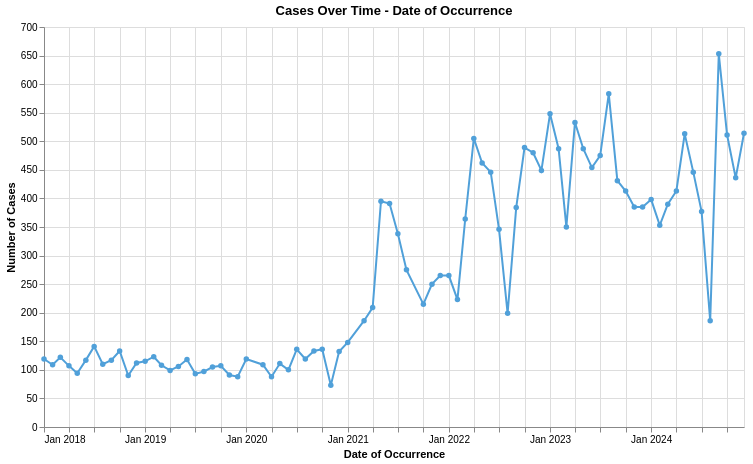

The code cell stored with this chart in its notebook:
### Code cell
time_series_data = (
    df_cleaned
    .filter(pl.col('Cleaned Date').is_not_null())  # Remove null dates
    .with_columns(
        pl.col('Cleaned Date').str.to_date("%m/%d/%Y").alias('Date_parsed')  # Convert to actual date
    )
    .filter(pl.col('Date_parsed').dt.year().is_between(2018, 2024)) 
    .with_columns(
        pl.col('Date_parsed').dt.truncate('1mo').alias('Month')
    )
    .group_by('Month')
    .len()
    .sort('Month')
    .rename({'len': 'Case Count'})
)

# Create the time series chart
time_series_chart = alt.Chart(time_series_data).mark_line(
    point=True,
    strokeWidth=2
).encode(
    x=alt.X('Month:T', 
            title='Date of Occurrence',
            axis=alt.Axis(format='%b %Y')  # Format as "Jan 2021"
    ),
    y=alt.Y('Case Count:Q', 
            title='Number of Cases'
    ),
    color=alt.value("#50a0d9"),
    tooltip=[
        alt.Tooltip('Month:T', format='%B %d, %Y', title='Date'),
        alt.Tooltip('Case Count:Q', title='Cases')
    ]
).properties(
    width=700,
    height=400,
    title='Cases Over Time - Date of Occurrence'
)

time_series_chart

### Figure 1 — Vega specification as saved in the notebook (floating-point values rounded to 4 significant figures)
{"$schema": "https://vega.github.io/schema/vega/v5.json", "data": [{"name": "source_0", "values": [{"Case Count": 119, "Month": "2018-01-01T00:00:00.000"}, {"Case Count": 109, "Month": "2018-02-01T00:00:00.000"}, {"Case Count": 122, "Month": "2018-03-01T00:00:00.000"}, {"Case Count": 107, "Month": "2018-04-01T00:00:00.000"}, {"Case Count": 94, "Month": "2018-05-01T00:00:00.000"}, {"Case Count": 117, "Month": "2018-06-01T00:00:00.000"}, {"Case Count": 141, "Month": "2018-07-01T00:00:00.000"}, {"Case Count": 110, "Month": "2018-08-01T00:00:00.000"}, {"Case Count": 117, "Month": "2018-09-01T00:00:00.000"}, {"Case Count": 133, "Month": "2018-10-01T00:00:00.000"}, {"Case Count": 90, "Month": "2018-11-01T00:00:00.000"}, {"Case Count": 112, "Month": "2018-12-01T00:00:00.000"}, {"Case Count": 115, "Month": "2019-01-01T00:00:00.000"}, {"Case Count": 123, "Month": "2019-02-01T00:00:00.000"}, {"Case Count": 108, "Month": "2019-03-01T00:00:00.000"}, {"Case Count": 99, "Month": "2019-04-01T00:00:00.000"}, {"Case Count": 106, "Month": "2019-05-01T00:00:00.000"}, {"Case Count": 118, "Month": "2019-06-01T00:00:00.000"}, {"Case Count": 93, "Month": "2019-07-01T00:00:00.000"}, {"Case Count": 97, "Month": "2019-08-01T00:00:00.000"}, {"Case Count": 105, "Month": "2019-09-01T00:00:00.000"}, {"Case Count": 107, "Month": "2019-10-01T00:00:00.000"}, {"Case Count": 91, "Month": "2019-11-01T00:00:00.000"}, {"Case Count": 88, "Month": "2019-12-01T00:00:00.000"}, {"Case Count": 119, "Month": "2020-01-01T00:00:00.000"}, {"Case Count": 109, "Month": "2020-03-01T00:00:00.000"}, {"Case Count": 88, "Month": "2020-04-01T00:00:00.000"}, {"Case Count": 111, "Month": "2020-05-01T00:00:00.000"}, {"Case Count": 100, "Month": "2020-06-01T00:00:00.000"}, {"Case Count": 136, "Month": "2020-07-01T00:00:00.000"}, {"Case Count": 119, "Month": "2020-08-01T00:00:00.000"}, {"Case Count": 133, "Month": "2020-09-01T00:00:00.000"}, {"Case Count": 136, "Month": "2020-10-01T00:00:00.000"}, {"Case Count": 73, "Month": "2020-11-01T00:00:00.000"}, {"Case Count": 132, "Month": "2020-12-01T00:00:00.000"}, {"Case Count": 148, "Month": "2021-01-01T00:00:00.000"}, {"Case Count": 186, "Month": "2021-03-01T00:00:00.000"}, {"Case Count": 209, "Month": "2021-04-01T00:00:00.000"}, {"Case Count": 395, "Month": "2021-05-01T00:00:00.000"}, {"Case Count": 391, "Month": "2021-06-01T00:00:00.000"}, {"Case Count": 338, "Month": "2021-07-01T00:00:00.000"}, {"Case Count": 275, "Month": "2021-08-01T00:00:00.000"}, {"Case Count": 215, "Month": "2021-10-01T00:00:00.000"}, {"Case Count": 250, "Month": "2021-11-01T00:00:00.000"}, {"Case Count": 265, "Month": "2021-12-01T00:00:00.000"}, {"Case Count": 265, "Month": "2022-01-01T00:00:00.000"}, {"Case Count": 223, "Month": "2022-02-01T00:00:00.000"}, {"Case Count": 364, "Month": "2022-03-01T00:00:00.000"}, {"Case Count": 505, "Month": "2022-04-01T00:00:00.000"}, {"Case Count": 462, "Month": "2022-05-01T00:00:00.000"}, {"Case Count": 446, "Month": "2022-06-01T00:00:00.000"}, {"Case Count": 346, "Month": "2022-07-01T00:00:00.000"}, {"Case Count": 199, "Month": "2022-08-01T00:00:00.000"}, {"Case Count": 384, "Month": "2022-09-01T00:00:00.000"}, {"Case Count": 489, "Month": "2022-10-01T00:00:00.000"}, {"Case Count": 480, "Month": "2022-11-01T00:00:00.000"}, {"Case Count": 449, "Month": "2022-12-01T00:00:00.000"}, {"Case Count": 548, "Month": "2023-01-01T00:00:00.000"}, {"Case Count": 487, "Month": "2023-02-01T00:00:00.000"}, {"Case Count": 350, "Month": "2023-03-01T00:00:00.000"}, {"Case Count": 533, "Month": "2023-04-01T00:00:00.000"}, {"Case Count": 487, "Month": "2023-05-01T00:00:00.000"}, {"Case Count": 454, "Month": "2023-06-01T00:00:00.000"}, {"Case Count": 475, "Month": "2023-07-01T00:00:00.000"}, {"Case Count": 583, "Month": "2023-08-01T00:00:00.000"}, {"Case Count": 431, "Month": "2023-09-01T00:00:00.000"}, {"Case Count": 413, "Month": "2023-10-01T00:00:00.000"}, {"Case Count": 385, "Month": "2023-11-01T00:00:00.000"}, {"Case Count": 385, "Month": "2023-12-01T00:00:00.000"}, {"Case Count": 398, "Month": "2024-01-01T00:00:00.000"}, {"Case Count": 353, "Month": "2024-02-01T00:00:00.000"}, {"Case Count": 390, "Month": "2024-03-01T00:00:00.000"}, {"Case Count": 413, "Month": "2024-04-01T00:00:00.000"}, {"Case Count": 513, "Month": "2024-05-01T00:00:00.000"}, {"Case Count": 446, "Month": "2024-06-01T00:00:00.000"}, {"Case Count": 377, "Month": "2024-07-01T00:00:00.000"}, {"Case Count": 186, "Month": "2024-08-01T00:00:00.000"}, {"Case Count": 653, "Month": "2024-09-01T00:00:00.000"}, {"Case Count": 511, "Month": "2024-10-01T00:00:00.000"}, {"Case Count": 436, "Month": "2024-11-01T00:00:00.000"}, {"Case Count": 514, "Month": "2024-12-01T00:00:00.000"}], "transform": [{"type": "formula", "expr": "toDate(datum['Month'])", "as": "Month"}]}, {"name": "data_0", "values": [{"Case Count": 119, "Month": "2018-01-01T00:00:00.000"}, {"Case Count": 109, "Month": "2018-02-01T00:00:00.000"}, {"Case Count": 122, "Month": "2018-03-01T00:00:00.000"}, {"Case Count": 107, "Month": "2018-04-01T00:00:00.000"}, {"Case Count": 94, "Month": "2018-05-01T00:00:00.000"}, {"Case Count": 117, "Month": "2018-06-01T00:00:00.000"}, {"Case Count": 141, "Month": "2018-07-01T00:00:00.000"}, {"Case Count": 110, "Month": "2018-08-01T00:00:00.000"}, {"Case Count": 117, "Month": "2018-09-01T00:00:00.000"}, {"Case Count": 133, "Month": "2018-10-01T00:00:00.000"}, {"Case Count": 90, "Month": "2018-11-01T00:00:00.000"}, {"Case Count": 112, "Month": "2018-12-01T00:00:00.000"}, {"Case Count": 115, "Month": "2019-01-01T00:00:00.000"}, {"Case Count": 123, "Month": "2019-02-01T00:00:00.000"}, {"Case Count": 108, "Month": "2019-03-01T00:00:00.000"}, {"Case Count": 99, "Month": "2019-04-01T00:00:00.000"}, {"Case Count": 106, "Month": "2019-05-01T00:00:00.000"}, {"Case Count": 118, "Month": "2019-06-01T00:00:00.000"}, {"Case Count": 93, "Month": "2019-07-01T00:00:00.000"}, {"Case Count": 97, "Month": "2019-08-01T00:00:00.000"}, {"Case Count": 105, "Month": "2019-09-01T00:00:00.000"}, {"Case Count": 107, "Month": "2019-10-01T00:00:00.000"}, {"Case Count": 91, "Month": "2019-11-01T00:00:00.000"}, {"Case Count": 88, "Month": "2019-12-01T00:00:00.000"}, {"Case Count": 119, "Month": "2020-01-01T00:00:00.000"}, {"Case Count": 109, "Month": "2020-03-01T00:00:00.000"}, {"Case Count": 88, "Month": "2020-04-01T00:00:00.000"}, {"Case Count": 111, "Month": "2020-05-01T00:00:00.000"}, {"Case Count": 100, "Month": "2020-06-01T00:00:00.000"}, {"Case Count": 136, "Month": "2020-07-01T00:00:00.000"}, {"Case Count": 119, "Month": "2020-08-01T00:00:00.000"}, {"Case Count": 133, "Month": "2020-09-01T00:00:00.000"}, {"Case Count": 136, "Month": "2020-10-01T00:00:00.000"}, {"Case Count": 73, "Month": "2020-11-01T00:00:00.000"}, {"Case Count": 132, "Month": "2020-12-01T00:00:00.000"}, {"Case Count": 148, "Month": "2021-01-01T00:00:00.000"}, {"Case Count": 186, "Month": "2021-03-01T00:00:00.000"}, {"Case Count": 209, "Month": "2021-04-01T00:00:00.000"}, {"Case Count": 395, "Month": "2021-05-01T00:00:00.000"}, {"Case Count": 391, "Month": "2021-06-01T00:00:00.000"}, {"Case Count": 338, "Month": "2021-07-01T00:00:00.000"}, {"Case Count": 275, "Month": "2021-08-01T00:00:00.000"}, {"Case Count": 215, "Month": "2021-10-01T00:00:00.000"}, {"Case Count": 250, "Month": "2021-11-01T00:00:00.000"}, {"Case Count": 265, "Month": "2021-12-01T00:00:00.000"}, {"Case Count": 265, "Month": "2022-01-01T00:00:00.000"}, {"Case Count": 223, "Month": "2022-02-01T00:00:00.000"}, {"Case Count": 364, "Month": "2022-03-01T00:00:00.000"}, {"Case Count": 505, "Month": "2022-04-01T00:00:00.000"}, {"Case Count": 462, "Month": "2022-05-01T00:00:00.000"}, {"Case Count": 446, "Month": "2022-06-01T00:00:00.000"}, {"Case Count": 346, "Month": "2022-07-01T00:00:00.000"}, {"Case Count": 199, "Month": "2022-08-01T00:00:00.000"}, {"Case Count": 384, "Month": "2022-09-01T00:00:00.000"}, {"Case Count": 489, "Month": "2022-10-01T00:00:00.000"}, {"Case Count": 480, "Month": "2022-11-01T00:00:00.000"}, {"Case Count": 449, "Month": "2022-12-01T00:00:00.000"}, {"Case Count": 548, "Month": "2023-01-01T00:00:00.000"}, {"Case Count": 487, "Month": "2023-02-01T00:00:00.000"}, {"Case Count": 350, "Month": "2023-03-01T00:00:00.000"}, {"Case Count": 533, "Month": "2023-04-01T00:00:00.000"}, {"Case Count": 487, "Month": "2023-05-01T00:00:00.000"}, {"Case Count": 454, "Month": "2023-06-01T00:00:00.000"}, {"Case Count": 475, "Month": "2023-07-01T00:00:00.000"}, {"Case Count": 583, "Month": "2023-08-01T00:00:00.000"}, {"Case Count": 431, "Month": "2023-09-01T00:00:00.000"}, {"Case Count": 413, "Month": "2023-10-01T00:00:00.000"}, {"Case Count": 385, "Month": "2023-11-01T00:00:00.000"}, {"Case Count": 385, "Month": "2023-12-01T00:00:00.000"}, {"Case Count": 398, "Month": "2024-01-01T00:00:00.000"}, {"Case Count": 353, "Month": "2024-02-01T00:00:00.000"}, {"Case Count": 390, "Month": "2024-03-01T00:00:00.000"}, {"Case Count": 413, "Month": "2024-04-01T00:00:00.000"}, {"Case Count": 513, "Month": "2024-05-01T00:00:00.000"}, {"Case Count": 446, "Month": "2024-06-01T00:00:00.000"}, {"Case Count": 377, "Month": "2024-07-01T00:00:00.000"}, {"Case Count": 186, "Month": "2024-08-01T00:00:00.000"}, {"Case Count": 653, "Month": "2024-09-01T00:00:00.000"}, {"Case Count": 511, "Month": "2024-10-01T00:00:00.000"}, {"Case Count": 436, "Month": "2024-11-01T00:00:00.000"}, {"Case Count": 514, "Month": "2024-12-01T00:00:00.000"}], "transform": [{"type": "formula", "expr": "toDate(datum['Month'])", "as": "Month"}]}], "marks": [{"type": "line", "name": "layer_0_marks", "from": {"data": "source_0"}, "sort": {"field": "x"}, "encode": {"update": {"x": {"field": "Month", "scale": "x"}, "y": {"field": "Case Count", "scale": "y"}, "defined": {"signal": "isValid(datum[\"Month\"]) && isFinite(+datum[\"Month\"]) && isValid(datum[\"Case Count\"]) && isFinite(+datum[\"Case Count\"])"}, "strokeWidth": {"value": 2}, "tooltip": {"signal": "{\"Date\": timeFormat(datum[\"Month\"], '%B %d, %Y'), \"Cases\": format(datum[\"Case Count\"], \"\")}"}, "stroke": {"value": "#50a0d9"}}}, "style": ["line"]}, {"type": "symbol", "name": "layer_1_marks", "from": {"data": "data_0"}, "encode": {"update": {"fill": {"value": "#50a0d9"}, "opacity": {"value": 1}, "tooltip": {"signal": "{\"Date\": timeFormat(datum[\"Month\"], '%B %d, %Y'), \"Cases\": format(datum[\"Case Count\"], \"\")}"}, "x": {"field": "Month", "scale": "x"}, "y": {"field": "Case Count", "scale": "y"}}}, "style": ["point"]}], "scales": [{"name": "x", "type": "time", "domain": {"fields": [{"data": "source_0", "field": "Month"}, {"data": "data_0", "field": "Month"}]}, "range": [0, {"signal": "width"}]}, {"name": "y", "type": "linear", "domain": {"fields": [{"data": "source_0", "field": "Case Count"}, {"data": "data_0", "field": "Case Count"}]}, "range": [{"signal": "height"}, 0], "nice": true, "zero": true}], "axes": [{"scale": "x", "tickCount": {"signal": "ceil(width/40)"}, "zindex": 0, "orient": "bottom", "ticks": false, "aria": false, "grid": true, "gridScale": "y", "maxExtent": 0, "domain": false, "minExtent": 0, "labels": false}, {"scale": "y", "tickCount": {"signal": "ceil(height/40)"}, "domain": false, "maxExtent": 0, "gridScale": "x", "ticks": false, "labels": false, "orient": "left", "aria": false, "minExtent": 0, "zindex": 0, "grid": true}, {"scale": "x", "labelFlush": true, "labelOverlap": true, "orient": "bottom", "grid": false, "title": "Date of Occurrence", "tickCount": {"signal": "ceil(width/40)"}, "zindex": 0, "format": "%b %Y"}, {"scale": "y", "orient": "left", "zindex": 0, "grid": false, "labelOverlap": true, "tickCount": {"signal": "ceil(height/40)"}, "title": "Number of Cases"}], "title": {"text": "Cases Over Time - Date of Occurrence", "frame": "group"}, "height": 400, "background": "white", "style": "cell", "width": 700, "padding": 5}
